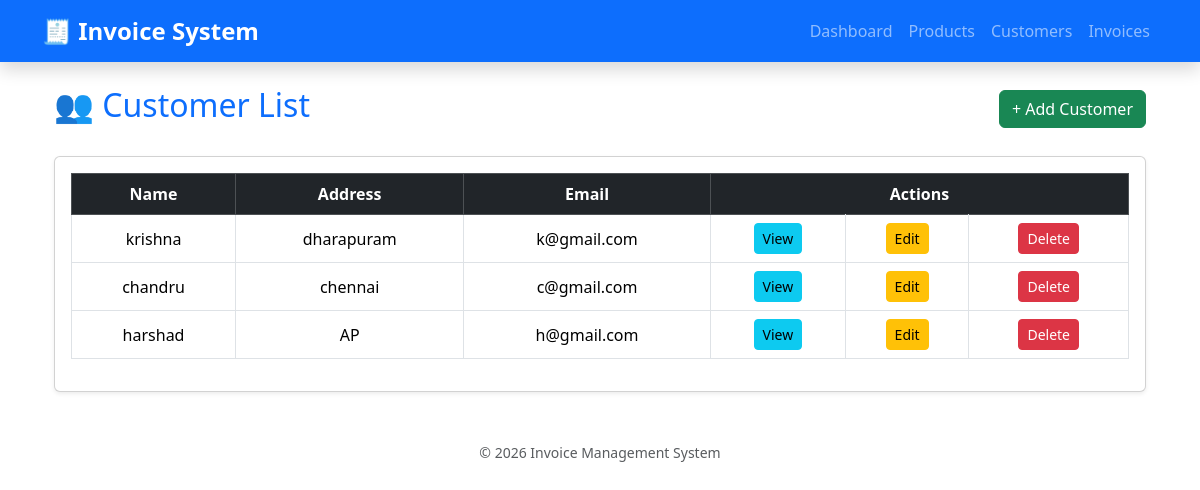
Page /CustomerList/ on the committed database.
### inventory/models.py (models this page shows, shortened)
class Customer(models.Model):
    customer_name=models.CharField(max_length=200)
    customer_phone=models.CharField(max_length=22,unique=True)
    customer_email=models.EmailField(null=True,blank=True)
    customer_address=models.TextField()
    customer_gst_number=models.CharField(max_length=50, blank=True, null=True)
    created_at=models.DateTimeField(auto_now_add=True)

### inventory/views.py (the view)
# urls.py: path('CustomerList/',CustomerList.as_view(),name='CustomerList'),
class CustomerList(ListView):
    model=Customer
    context_object_name='customerobjects'

### templates/inventory/Customer_list.html (shortened to what this page needs)
{% extends 'inventory/dummy.html' %}
{% block content %}
<div class="container mt-4">
    <div class="d-flex justify-content-between align-items-center mb-4">
        <h2 class="text-primary">👥 Customer List</h2>
        <a href="{% url 'CreateCustomer' %}" class="btn btn-success">
            + Add Customer
        </a>
    </div>
    <div class="card shadow-sm p-3">
        <table class="table table-hover table-bordered text-center align-middle">
            <thead class="table-dark">
                <tr>
                    <th>Name</th>
                    <th>Address</th>
                    <th>Email</th>
                    <th colspan="3">Actions</th>
                </tr>
            </thead>
            <tbody>
                {% for customer in customerobjects %}
                <tr>
                    <td>{{customer.customer_name}}</td>
                    <td>{{customer.customer_address}}</td>
                    <td>{{customer.customer_email}}</td>
                    <td>
                        <a href="{% url 'CustomerDetail' pk=customer.pk %}"
                           class="btn btn-sm btn-info">
                           View
                        </a>
                    </td>
                    <td>
                        <a href="{% url 'CustomerUpdate' pk=customer.pk %}"
                           class="btn btn-sm btn-warning">
                           Edit
                        </a>
                    </td>
                    <td>
                        <a href="{% url 'CustomerDelete' pk=customer.pk %}"
                           class="btn btn-sm btn-danger">
                           Delete
                        </a>
                    </td>
                </tr>
                {% empty %}
                <tr>
                    <td colspan="6" class="text-muted">
                        No customers available
                    </td>
                </tr>
                {% endfor %}
            </tbody>
        </table>
    </div>
</div>
{% endblock %}

### static/css/style.css (style rules this page uses)
body { background-color: white; }

### rows in the picture
Customer: customer_name "krishna", customer_address "dharapuram", customer_email "k@gmail.com"
Customer: customer_name "chandru", customer_address "chennai", customer_email "c@gmail.com"
Customer: customer_name "harshad", customer_address "AP", customer_email "h@gmail.com"
